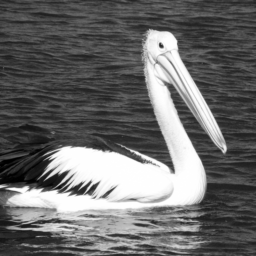
%> input picture TD2_15.09.2021/Louis/oizo.tif, 256 x 256 px
$ octave TD2_Exo5.m   (GNU Octave 9; MATLAB toolbox functions it lacks are replaced by stand-ins)
%> lines starting %> are read from the running program, lines starting %| are printed output that depends on the picture; in (x1, y1, x2, y2) boxes, pixels count from 0 and x2, y2 are one past the last pixel; in counts of white or black regions, pixels touching at a corner belong together; the program's own positions count from 1
%> further down, I is the input picture: size 256x256 uint8; min 0, max 255, mean 106
### TD2_15.09.2021/Louis/f_histo_prof.m
 function histo = f_histo_prof(I);

I = uint8(I);

L = size(I); %On récupère la taille de l'image avec un couple (x,y)
%> L = [256 256]
histo = zeros(1,256); %On initialise un vecteur réponse de 1 ligne et 256 colonnes


%histoc = zeros(1,256); % histo cumule


for i = 1:L(1) %On parcourt les lignes
    for j = 1:L(2) %On parcourt les colonnes
        histo(I(i,j) +1) = histo(I(i,j) +1) +1;
        %+1 car dans octave ne commence pas à 0
        %Compte le nombre de pixel de chaque valeur comprise entre 1 et 255
    end
end
%> after the loop, histo = 256 values, max 4293 at index 255, min 0 at index 256, mean 256
%Construit l'histogramme d'une image 8 bits.

### TD2_15.09.2021/Louis/f_th_vallee.m
function [SM_vallee] = f_th_vallee(I)

H = f_histo_prof(I); %On calcule l'histogramme de I
%> H has the same summary as histo in f_histo_prof

%Paramètres de lissage
s = 19;
m = ones(1,s)/s;

%Histogramme Lissé
H_Lisse = conv2(H, m, 'same');
%> H_Lisse = 256 values, max 864.3 at index 64, min 19.11 at index 1, mean 246.2

%On parcourt de la deuxième à l'avant dernière valeur
for i = 2:length(H_Lisse)-1
  if (H_Lisse(i) < H_Lisse(i-1)) & (H_Lisse(i) < H_Lisse(i+1))
%On compare les éléments à gauche et à droite pour s'assurer d'un minimum local
    minimum = H_Lisse(i);
  end
end
%> after the loop, minimum = 74.68

SM_vallee = minimum;
%> SM_vallee = 74.68
%Calcule le seuil minimal dans une vallée d’un histogramme lissé

### TD2_15.09.2021/Louis/TD2_Exo5.m
clear all;
close all;

I = imread('oizo.tif'); %On charge l'image
Seuil = f_th_vallee(I); %On cherche le seuil de l'image I
%> Seuil = 74.68
Iseuil = (I > Seuil); %On seuille l'image I
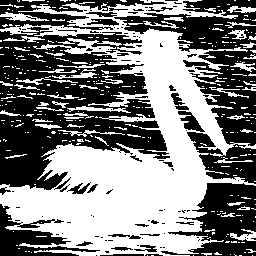
%> Iseuil: size 256x256 logical; 49.2% white; 360 white regions (304 under 20 px), largest, box (x1, y1, x2, y2) and area: (0, 0, 256, 256) 27713, (0, 12, 49, 21) 204, (67, 106, 131, 113) 180

figure();
subplot(2,2,1); imshow(I); title('Image originale');
subplot(2,2,2); imshow(Iseuil); title('Image seuillée');
subplot(2,2,3); imhist(I); title('Histogramme original');
subplot(2,2,4); imhist(Iseuil); title('Histogramme lissé'); %Problème
%> after `title('Histogramme lissé')`:
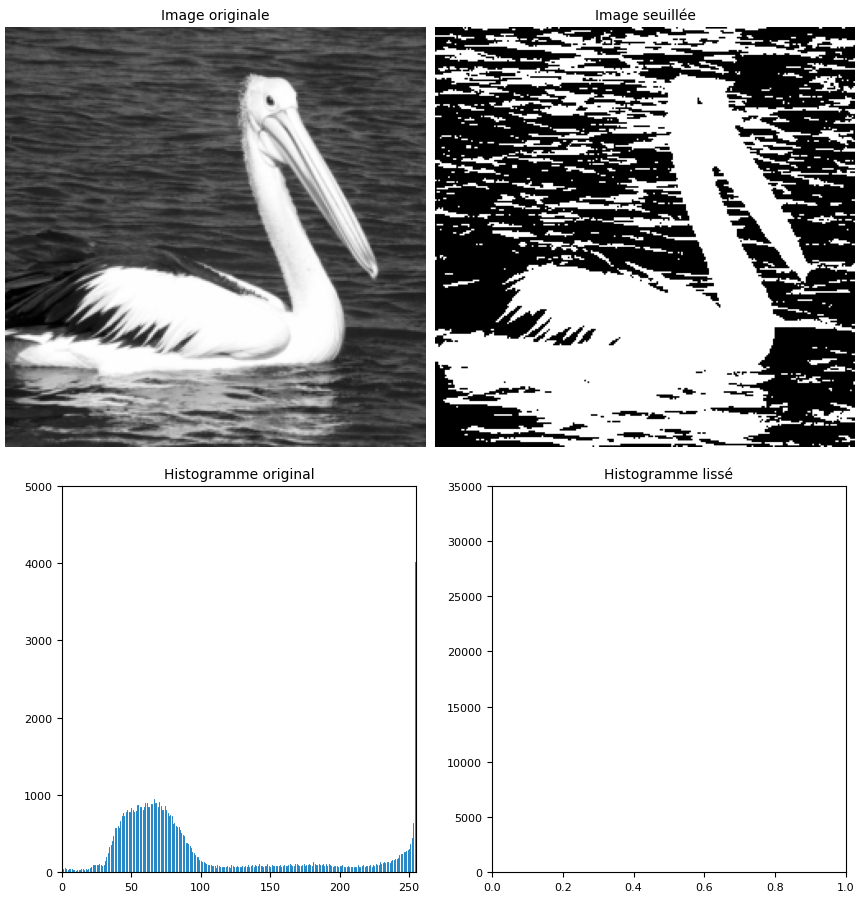
%> figure redrawn from the program's plot data, 4 panels

$ run again, with TD2_15.09.2021/Louis/Lune.png saved as TD2_15.09.2021/Louis/oizo.tif
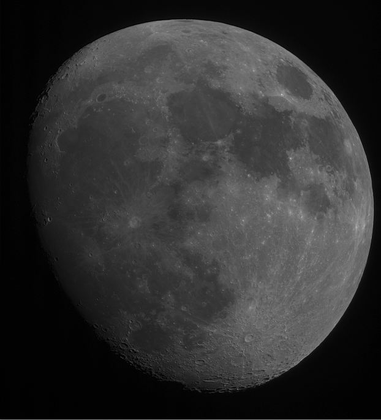
%> input picture TD2_15.09.2021/Louis/Lune.png, 381 x 420 px, shrunk from 622 x 685 before the run
%> I is the input picture: size 420x381x3 uint8; min 0, max 195, mean 48.5
%> after the loop in f_histo_prof, `for i = 1:L(1)`: histo = 256 values, max 18390 at index 3, min 0 at index 153, mean 625.1
%> H has the same summary as histo in f_histo_prof
%> H_Lisse = 256 values, max 3162.3 at index 10, min 0 at index 206, mean 567.4
%> the loop in f_th_vallee, `for i = 2:length(H_Lisse)-1` made 254 passes
%> minimum on pass 23: 361.9
%> after the loop in f_th_vallee, `for i = 2:length(H_Lisse)-1`: minimum = 0.0526
%> `Iseuil = (I > Seuil); %On seuille l'image I`:
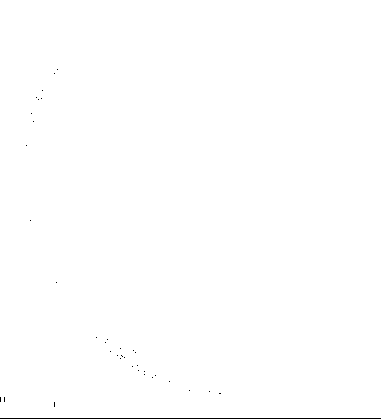
%> Iseuil: size 420x381x3 logical; 99.7% white; black in thin lines or dots, all inside (x1, y1, x2, y2) = (0, 69, 381, 419)
%> `title('Histogramme lissé')`:
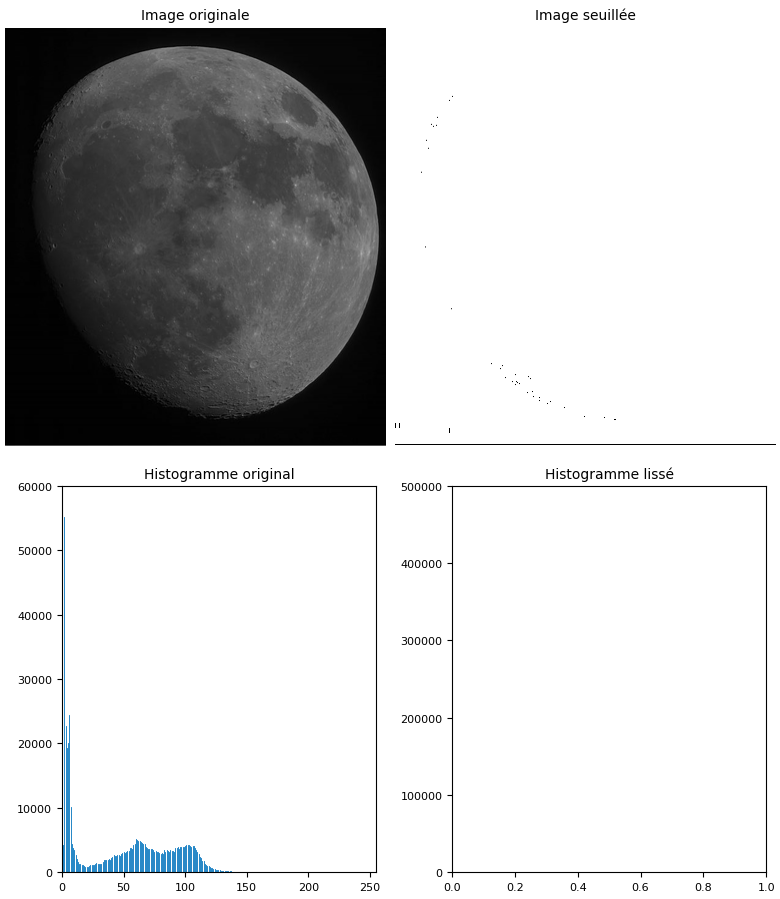
%> figure redrawn from the program's plot data, 4 panels

$ run again, with TD2_15.09.2021/Louis/bureau1.bmp saved as TD2_15.09.2021/Louis/oizo.tif
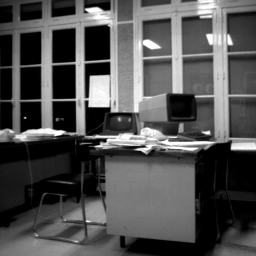
%> input picture TD2_15.09.2021/Louis/bureau1.bmp, 256 x 256 px
%> I is the input picture: size 256x256 uint8; min 0, max 255, mean 80.8
%> after the loop in f_histo_prof, `for i = 1:L(1)`: histo = 256 values, max 13514 at index 1, min 0 at index 256, mean 256
%> H has the same summary as histo in f_histo_prof
%> H_Lisse = 256 values, max 952.1 at index 10, min 43.95 at index 256, mean 227.3
%> the loop in f_th_vallee, `for i = 2:length(H_Lisse)-1` made 254 passes
%> minimum on passes 12, 42: 229.8, 181.7
%> after the loop in f_th_vallee, `for i = 2:length(H_Lisse)-1`: minimum = 57.11
%> `Iseuil = (I > Seuil); %On seuille l'image I`:
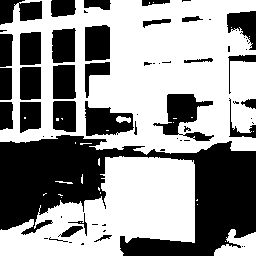
%> Iseuil: size 256x256 logical; 58.2% white; 64 black regions (33 under 20 px), largest, box (x1, y1, x2, y2) and area: (0, 135, 256, 256) 15270, (153, 94, 214, 141) 1249, (85, 101, 134, 136) 1050
%> `title('Histogramme lissé')`:
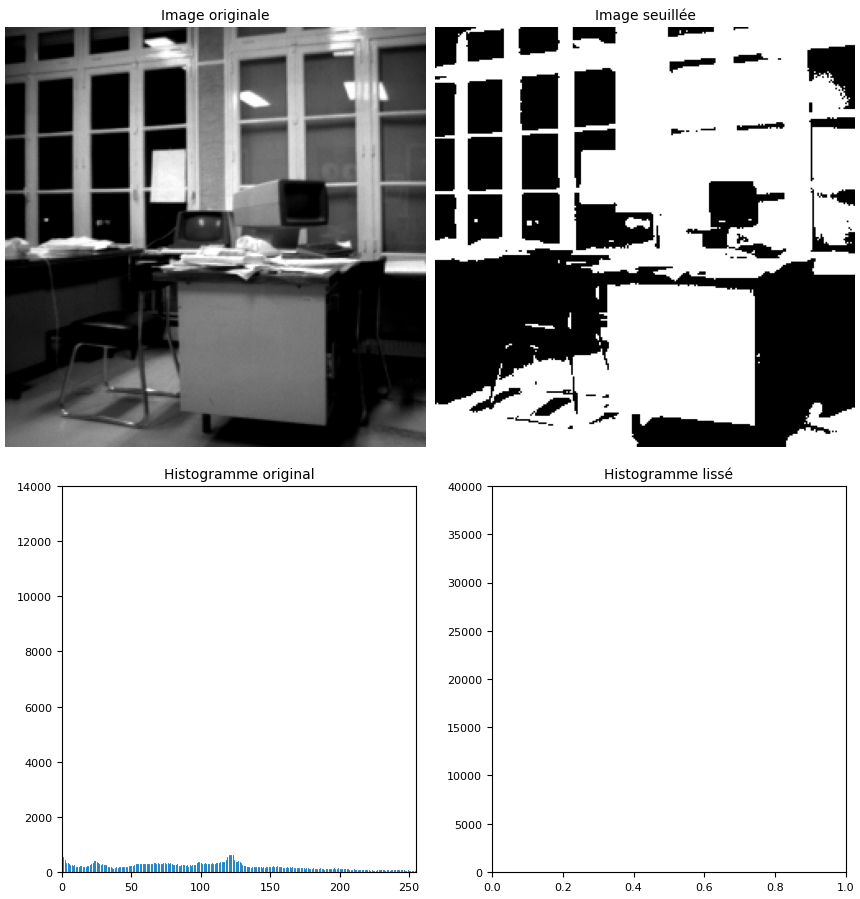
%> figure redrawn from the program's plot data, 4 panels
